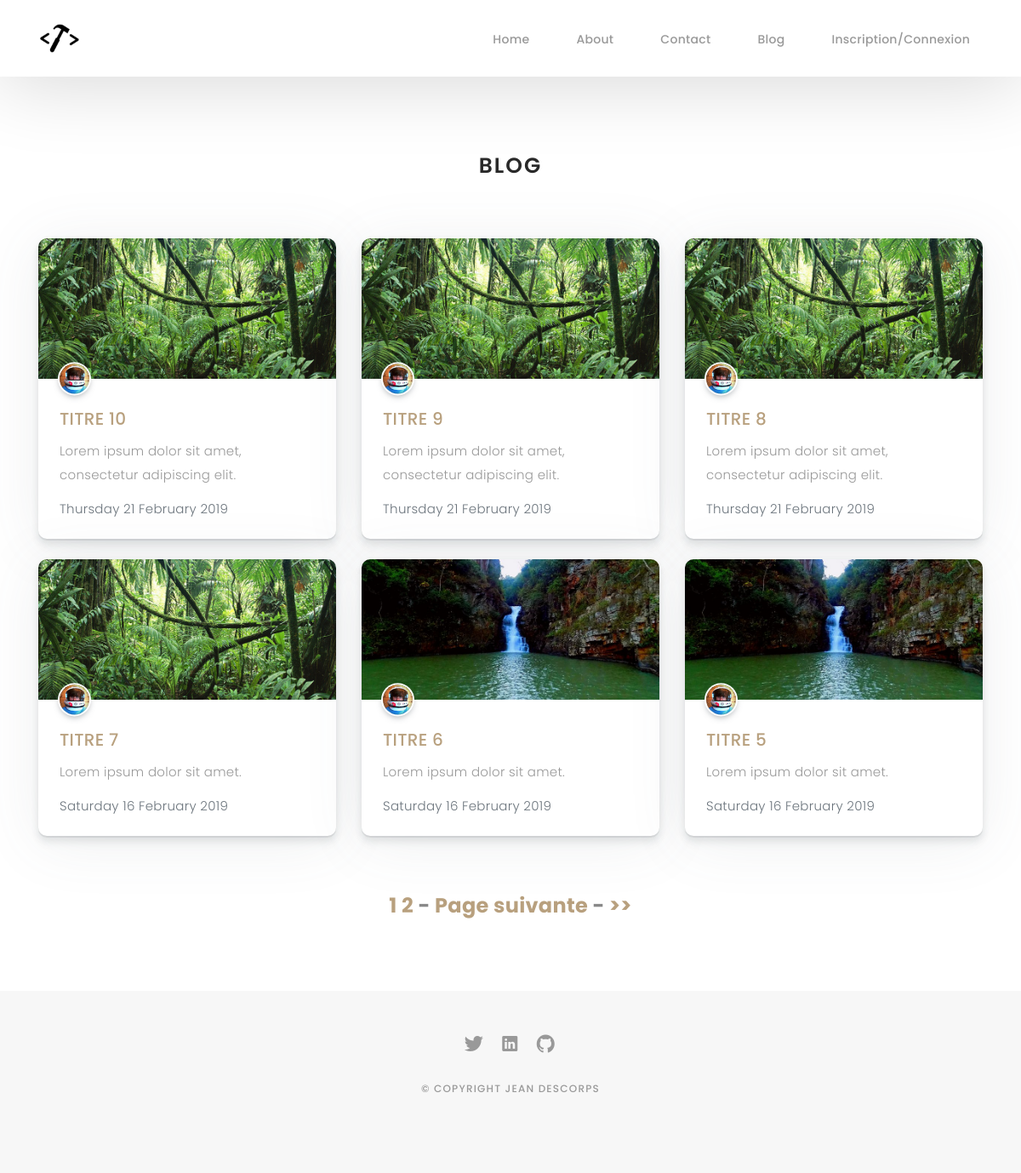
The page /index.php?action=posts on the database its author committed.
### tables this page shows
CREATE TABLE IF NOT EXISTS `post` (
  `id` int(11) NOT NULL AUTO_INCREMENT,
  `title` varchar(255) NOT NULL,
  `image` varchar(255) DEFAULT NULL,
  `lead` varchar(300) NOT NULL,
  `content` text NOT NULL,
  `add_date` datetime DEFAULT NULL,
  `id_user_fk` int(11) NOT NULL,
  PRIMARY KEY (`id`),
  KEY `id_user_fk` (`id_user_fk`)
);

CREATE TABLE IF NOT EXISTS `user` (
  `id` int(11) NOT NULL AUTO_INCREMENT,
  `username` varchar(255) NOT NULL,
  `email` varchar(255) NOT NULL,
  `password` varchar(300) NOT NULL,
  `avatar` varchar(255) NOT NULL DEFAULT '0.jpg',
  `website` varchar(255) NOT NULL DEFAULT 'Votre website',
  `description` varchar(800) NOT NULL DEFAULT 'Votre parcours en quelques ligne.',
  `inscription_date` datetime DEFAULT NULL,
  `activated` tinyint(1) NOT NULL DEFAULT '0',
  `confirmation_token` varchar(128) DEFAULT NULL,
  `role` varchar(10) NOT NULL DEFAULT 'user',
  PRIMARY KEY (`id`),
  UNIQUE KEY `username_2` (`username`),
  UNIQUE KEY `email` (`email`)
);

### Controller/PostController.php (called while the page is built, shortened)
<?php
class PostController {
    private $postManager;
    public function __construct()
    {
        $this->postManager = new PostManager();
    }
    public function posts()
    {
        $page = (!empty($_GET['page']) ? $_GET['page'] : 1);
        $limit = 6;
        $offset = ($page - 1) * $limit;
        $totalPosts = $this->postManager->postsNumber();
        $totalPages = ceil($totalPosts/$limit);
        $posts = $this->postManager->findAll($limit, $offset);
        $view = new View('Posts');
        $view->generate(array('posts' => $posts, 'page' => $page, 'totalPages' => $totalPages));
    }
}

### index.php (called while the page is built, shortened)
<?php
function autoload($class, $dir = null) {
    if (is_null($dir)) {
        $dir = "../". AUTOLOAD_PATH ."/";
    }
}
$router = new Router();
$router->queryRouting();

### Manager/PostManager.php (called while the page is built, shortened)
<?php
Class PostManager extends AbstractManager
{
    public function findAll($limit, $offset)
    {
        $posts = [];
        $sql = 'SELECT post.id, title, image, lead, content, add_date, id_user_fk, username, avatar FROM post JOIN user ON post.id_user_fk = user.id ORDER BY post.id DESC LIMIT :limit OFFSET :offset';
        $result = $this->queryExecuteInt($sql, array('limit' => $limit, 'offset' => $offset));
        foreach ($result->fetchAll() as $row) {
            $post = new Post();
            $post->hydrate($row);
            $posts[] = $post;
        }
        return $posts;
    }
    public function postsNumber()
    {
        $sql = 'SELECT COUNT(*) FROM post';
        $result = $this->queryExecute($sql);
        $count = $result->fetch();
        return $count[0];
    }
}

### Manager/AbstractManager.php (called while the page is built, shortened)
<?php
abstract class AbstractManager
{
    private $bdd;
    private function getBdd()
    {
        if ($this->bdd == null) {
            $this->bdd = new PDO("mysql:host=". HOST .";dbname=". DBNAME .";charset=utf8", USER, PASS, array(PDO::ATTR_ERRMODE => PDO::ERRMODE_EXCEPTION));
        }
        return $this->bdd;
    }
    protected function queryExecute($sql, $params = null)
    {
        if ($params == null) {
            $result = $this->getBdd()->query($sql);
        } else {
            $result = $this->getBdd()->prepare($sql);
            $result->execute($params);
        }
        return $result;
    }
    protected function queryExecuteInt($sql, $params)
    {
        $result = $this->getBdd()->prepare($sql);
        foreach ($params as $key => $param) {
            $result->bindValue(":$key", $param, PDO::PARAM_INT);
        }
        $result->execute();
        return $result;
    }
}

### Entity/HydratorTrait.php (called while the page is built, shortened)
<?php
trait HydratorTrait {
    public function hydrate(array $datas)
    {
        foreach ($datas as $key => $value) {
            $method = 'set'.ucfirst($key);
        }
    }
}

### Entity/Post.php (called while the page is built, shortened)
<?php
class Post
{
    private $id;
    private $title;
    private $image;
    private $lead;
    private $add_date;
    private $id_user_fk;
    private $avatar;
    public function setId($id)
    {
        $this->id = $id;
    }
    public function setTitle($title)
    {
        $this->title = $title;
    }
    public function setImage($image)
    {
        $this->image = $image;
    }
    public function setLead($lead)
    {
        $this->lead = $lead;
    }
    public function setAdd_date($add_date)
    {
        $this->add_date = $add_date;
    }
    public function setId_user_fk($id_user_fk)
    {
        $this->id_user_fk = $id_user_fk;
    }
    public function setAvatar($avatar)
    {
        $this->avatar = $avatar;
    }
    public function getId()
    {
        return $this->id;
    }
    public function getTitle()
    {
        return strtoupper($this->title);
    }
    public function getImage()
    {
        return $this->image;
    }
    public function getLead()
    {
        return $this->lead;
    }
    public function getAdd_date() {
        return $this->add_date;
    }
    public function getId_user_fk()
    {
        return $this->id_user_fk;
    }
    public function getAvatar()
    {
        return $this->avatar;
    }
}

### View/PostsView.php (the view, shortened to what this page needs)
<div id="journal-blog" class="text-left paddsections">
    <div class="container">
        <div class="section-title text-center">
            <h2>blog</h2>
        </div>
    </div>
    <div class="container">
        <div class="journal-block">
            <div class="row">
                <?php foreach ($posts as $post) : ?>
                <div class="col-lg-4 col-md-6 col-sm-12 mb-4">
                    <div class="card card-small card-post card-post--1">
                        <div class="card-post__image" style="background-image: url('Content/images/<?= $post->getImage(); ?>');">
                            <div class="card-post__author d-flex">
                                <a href="?action=userProfile&id=<?= $post->getId_user_fk(); ?>" class="card-post__author-avatar card-post__author-avatar--small" style="background-image: url('Content/backend/images/avatars/<?= $post->getAvatar(); ?>');">Ecrit par <?= $post->getUsername(); ?></a>
                            </div>
                        </div>
                        <div class="card-body">
                            <h5 class="card-title">
                                <a class="text-fiord-blue" href="?action=post&id=<?= $post->getId(); ?>"><?= $post->getTitle(); ?></a>
                            </h5>
                            <p class="card-text d-inline-block mb-3"><?= $post->getLead(); ?></p><br>
                            <span class="text-muted"><?= ucfirst(utf8_encode(strftime('%A %e %B %Y', strtotime($post->getAdd_date())))); ?></span>
                        </div>
                    </div>
                </div>
                <?php endforeach; ?>
            </div>
            <div class="text-center mt-5 paging">
                <?php for ($i = 1; $i <= $totalPages; $i++): ?>
                    <a href="?action=posts&page=<?php echo $i; ?>"><?= $i; ?></a>
                <?php endfor;?>
                <?php if ($page < $totalPages) : ?>
                    - <a href="?action=posts&page=<?= $page + 1; ?>">Page suivante</a>
                    - <a href="?action=posts&page=<?= $totalPages ?>"> >></a>
                <?php endif; ?>
            </div>
        </div>
    </div>
</div>

### Content/css/style.css (style rules this page uses)
body { background: #ffffff; color: #898989; font-family: 'Poppins', helvetica; font-size: 15px; font-weight: 300; line-height: 20px; letter-spacing: 0.02em; overflow-x: hidden; margin: 0 auto; padding: 0; -moz-box-sizing: border-box; -ms-box-sizing: border-box; -o-box-sizing: border-box; -webkit-box-sizing: border-box; box-sizing: border-box; }
h1, h2, h3, h4, h5, h6 { margin: 0; }
h2 { color: #292929; font-weight: 600; }
a { color: #b8a07e; text-decoration: none !important; -moz-transition: all 0.5s ease-in-out 0s; -ms-transition: all 0.5s ease-in-out 0s; -o-transition: all 0.5s ease-in-out 0s; -webkit-transition: all 0.5s ease-in-out 0s; transition: all 0.5s ease-in-out 0s; }
p { margin: 25px 0; padding: 0; font-size: 15px; color: #999999; line-height: 28px; }
.section-title { margin-bottom: 70px; }
.section-title h2 { font-size: 25px; letter-spacing: 2px; text-transform: uppercase; }
.paddsections { padding-top: 180px; padding-bottom: 90px !important; }
.paging { font-weight: bold; font-size: 1.5rem; }
.card { background-color: #fff; border: none; border-radius: 0.625rem; box-shadow: 0 0.46875rem 2.1875rem rgba(90, 97, 105, 0.1), 0 0.9375rem 1.40625rem rgba(90, 97, 105, 0.1), 0 0.25rem 0.53125rem rgba(90, 97, 105, 0.12), 0 0.125rem 0.1875rem rgba(90, 97, 105, 0.1); }
.card .card-text { margin-bottom: 1.5625rem; }
.card-small { box-shadow: 0 2px 0 rgba(90, 97, 105, 0.11), 0 4px 8px rgba(90, 97, 105, 0.12), 0 10px 10px rgba(90, 97, 105, 0.06), 0 7px 70px rgba(90, 97, 105, 0.1); }
.card-small .card-header, .card-small .card-body, .card-small .card-footer { padding: 1rem 1rem; }
.card-body { padding: 1.875rem; }
.card-title { font-weight: 500; margin-bottom: 0.75rem; }
.card-post .card-body { padding: 1.5625rem 1.5625rem; }
.card-post__image { position: relative; min-height: 10.3125rem; border-top-left-radius: 0.625rem; border-top-right-radius: 0.625rem; background-size: cover; background-position: center; background-repeat: no-repeat; }
.card-post__author-avatar { width: 2.8125rem; height: 2.8125rem; box-shadow: 0 0 0 0.125rem #fff, 0 0.1875rem 0.4375rem rgba(90, 97, 105, 0.5); display: block; background-position: center; background-size: cover; border-radius: 50%; text-indent: -9999px; }
.card-post__author-avatar--small { width: 2.1875rem; height: 2.1875rem; }
.card-post--1 .card-post__author, .card-post--1 .card-post__category { position: absolute; }
.card-post--1 .card-post__author { transform: translateY(50%); margin-left: 1.5625rem; position: absolute; bottom: 0; }
.card-post--1 .card-body { padding-top: 2.1875rem; }
p.card-text { margin:0px; }
#journal, #journal-blog { height: auto; width: 100%; background: #f7f7f7; padding-bottom: 60px; position: relative; }
#journal-blog { background: #fff; padding-bottom: 30px; }

### rows shown on the page
post: image (placeholder picture), id_user_fk.avatar (picture), title "TITRE 10", lead "Lorem ipsum dolor sit amet, consectetur adipiscing elit.", add_date "Thursday 21 February 2019"
post: image (placeholder picture), id_user_fk.avatar (picture), title "TITRE 9", lead "Lorem ipsum dolor sit amet, consectetur adipiscing elit.", add_date "Thursday 21 February 2019"
post: image (placeholder picture), id_user_fk.avatar (picture), title "TITRE 8", lead "Lorem ipsum dolor sit amet, consectetur adipiscing elit.", add_date "Thursday 21 February 2019"
post: image (placeholder picture), id_user_fk.avatar (picture), title "TITRE 7", lead "Lorem ipsum dolor sit amet.", add_date "Saturday 16 February 2019"
post: image (picture), id_user_fk.avatar (picture), title "TITRE 6", lead "Lorem ipsum dolor sit amet.", add_date "Saturday 16 February 2019"
post: image (picture), id_user_fk.avatar (picture), title "TITRE 5", lead "Lorem ipsum dolor sit amet.", add_date "Saturday 16 February 2019"
